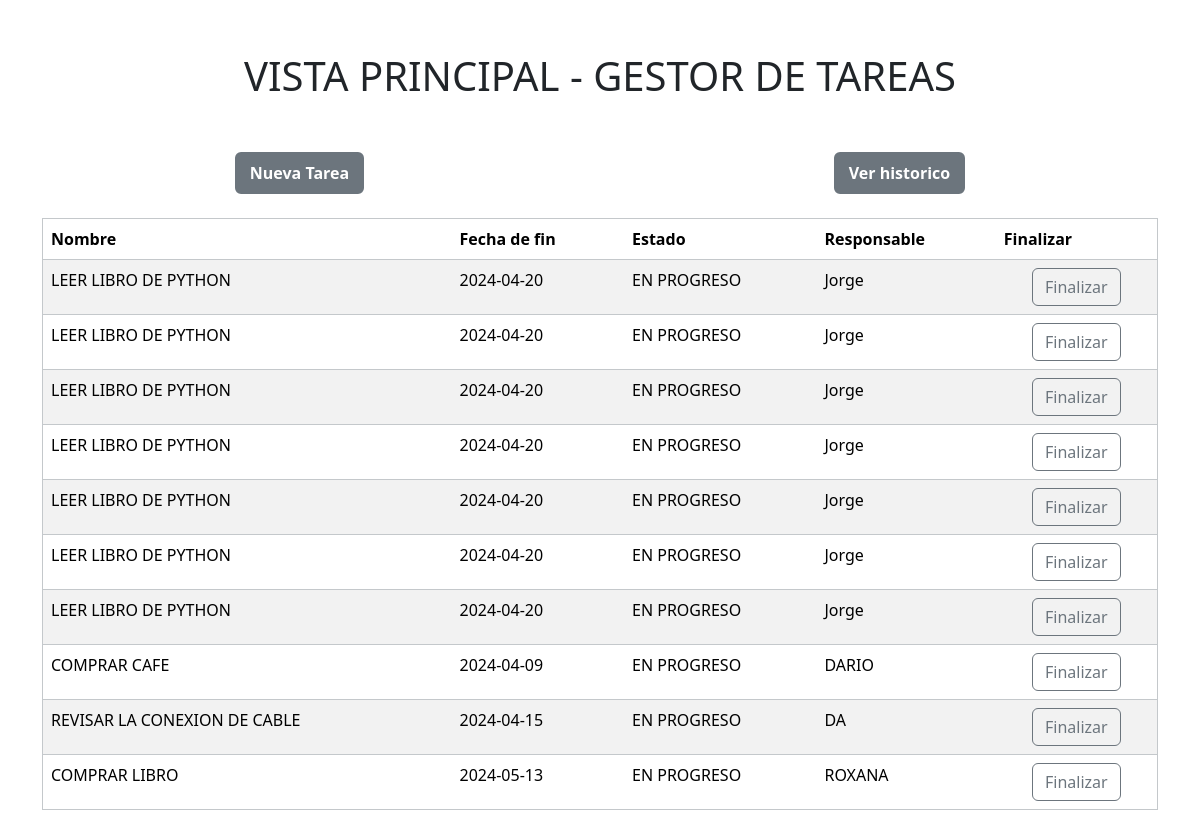
The page / on the database its author committed.
### tareasApp/models.py (models this page shows)
class personas(models.Model):
    nombre=models.CharField(max_length=32, null=True, blank=True)
    fecha=models.CharField(max_length=32, null=True, blank=True)
    estado=models.CharField(max_length=32, null=True, blank=True)
    responsable=models.CharField(max_length=32, null=True, blank=True)

### tareasApp/views.py (the view)
# urls.py: path('',views.Vprincipal,name='Vprincipal'),
def Vprincipal(request):
    personasTotales=personas.objects.all()
    return render(request,'Vprincipal.html',{
        'personasTotales':personasTotales
    })

### tareasApp/templates/Vprincipal.html (shortened to what this page needs)
<!DOCTYPE html>
<html >
<head>
    <link href="https://cdn.jsdelivr.net/npm/bootstrap@5.3.3/dist/css/bootstrap.min.css" rel="stylesheet">
    <link href="https://getbootstrap.com/docs/5.3/assets/css/docs.css" rel="stylesheet">
</head>
<body>
    <div style="text-align: center;">
        <h1 class="m-5 p-1">VISTA PRINCIPAL  - GESTOR DE TAREAS</h1>
    </div>
    <div style="display: flex; flex-direction: row; justify-content: space-around;">
        <a href="{% url 'tareasApp:Ntarea' %}">
            <button type="button" class="btn btn-secondary text-white fw-bold border-3" >Nueva Tarea</button>
        </a>
        <a href="">
            <button type="button" class="btn btn-secondary text-white fw-bold border-3" >Ver historico</button>
        </a>
    </div>
    <br>
    <div class="d-flex flex-row container absolute">
        <table class="table table-striped border border-secondary-subtle">
            <thead>
                <th>Nombre</th>
                <th>Fecha de fin</th>
                <th>Estado</th>
                <th>Responsable</th>
                <th>Finalizar</th>
            </thead>
            <tbody >
                {% for tarea in personasTotales %}
                <tr>
                    <td>{{ tarea.nombre}}</td>
                    <td>{{ tarea.fecha}}</td>
                    <td>{{ tarea.estado}}</td>
                    <td>{{ tarea.responsable}}</td>
                    <td style="text-align: center;"><button type="button" class="btn btn-outline-secondary">Finalizar</button></td>
                </tr>
                {% endfor %}
            </tbody>
        </table>
    </div>
</body>
</html>

### rows shown on the page
personas: nombre "LEER LIBRO DE PYTHON", fecha "2024-04-20", estado "EN PROGRESO", responsable "Jorge"
personas: nombre "LEER LIBRO DE PYTHON", fecha "2024-04-20", estado "EN PROGRESO", responsable "Jorge"
personas: nombre "LEER LIBRO DE PYTHON", fecha "2024-04-20", estado "EN PROGRESO", responsable "Jorge"
personas: nombre "LEER LIBRO DE PYTHON", fecha "2024-04-20", estado "EN PROGRESO", responsable "Jorge"
personas: nombre "LEER LIBRO DE PYTHON", fecha "2024-04-20", estado "EN PROGRESO", responsable "Jorge"
personas: nombre "LEER LIBRO DE PYTHON", fecha "2024-04-20", estado "EN PROGRESO", responsable "Jorge"
personas: nombre "LEER LIBRO DE PYTHON", fecha "2024-04-20", estado "EN PROGRESO", responsable "Jorge"
personas: nombre "COMPRAR CAFE", fecha "2024-04-09", estado "EN PROGRESO", responsable "DARIO"
personas: nombre "REVISAR LA CONEXION DE CABLE", fecha "2024-04-15", estado "EN PROGRESO", responsable "DA"
personas: nombre "COMPRAR LIBRO", fecha "2024-05-13", estado "EN PROGRESO", responsable "ROXANA"
